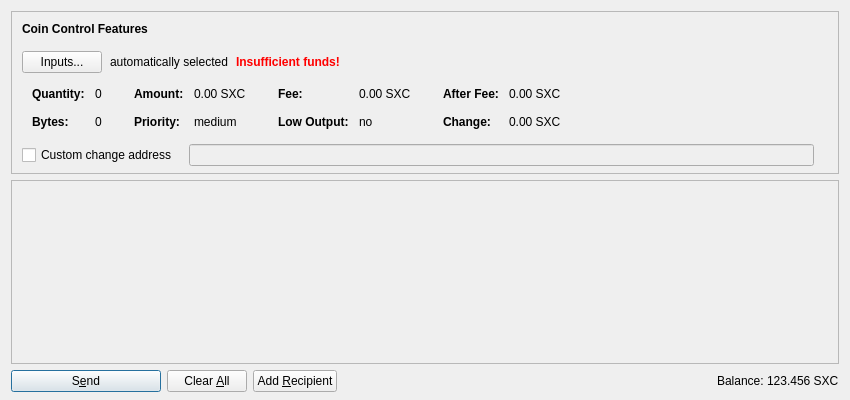
<?xml version="1.0" encoding="UTF-8"?>
<ui version="4.0">
 <class>SendCoinsDialog</class>
 <widget class="QDialog" name="SendCoinsDialog">
  <property name="geometry">
   <rect>
    <x>0</x>
    <y>0</y>
    <width>850</width>
    <height>400</height>
   </rect>
  </property>
  <property name="windowTitle">
   <string>Send Coins</string>
  </property>
  <layout class="QVBoxLayout" name="verticalLayout" stretch="0,1,0">
   <property name="bottomMargin">
    <number>8</number>
   </property>
   <item>
    <widget class="QFrame" name="frameCoinControl">
     <property name="sizePolicy">
      <sizepolicy hsizetype="Expanding" vsizetype="Expanding">
       <horstretch>0</horstretch>
       <verstretch>0</verstretch>
      </sizepolicy>
     </property>
     <property name="maximumSize">
      <size>
       <width>16777215</width>
       <height>16777215</height>
      </size>
     </property>
     <property name="frameShape">
      <enum>QFrame::StyledPanel</enum>
     </property>
     <property name="frameShadow">
      <enum>QFrame::Sunken</enum>
     </property>
     <layout class="QVBoxLayout" name="verticalLayoutCoinControl2">
      <property name="spacing">
       <number>0</number>
      </property>
      <property name="leftMargin">
       <number>0</number>
      </property>
      <property name="topMargin">
       <number>0</number>
      </property>
      <property name="rightMargin">
       <number>0</number>
      </property>
      <property name="bottomMargin">
       <number>6</number>
      </property>
      <item>
       <layout class="QVBoxLayout" name="verticalLayoutCoinControl" stretch="0,0,0,0,1">
        <property name="spacing">
         <number>0</number>
        </property>
        <property name="leftMargin">
         <number>10</number>
        </property>
        <property name="topMargin">
         <number>10</number>
        </property>
        <item>
         <layout class="QHBoxLayout" name="horizontalLayoutCoinControl1">
          <property name="bottomMargin">
           <number>15</number>
          </property>
          <item>
           <widget class="QLabel" name="labelCoinControlFeatures">
            <property name="sizePolicy">
             <sizepolicy hsizetype="Preferred" vsizetype="Maximum">
              <horstretch>0</horstretch>
              <verstretch>0</verstretch>
             </sizepolicy>
            </property>
            <property name="font">
             <font>
              <weight>75</weight>
              <bold>true</bold>
             </font>
            </property>
            <property name="styleSheet">
             <string notr="true">font-weight:bold;</string>
            </property>
            <property name="text">
             <string>Coin Control Features</string>
            </property>
           </widget>
          </item>
         </layout>
        </item>
        <item>
         <layout class="QHBoxLayout" name="horizontalLayoutCoinControl2" stretch="0,0,0,0">
          <property name="spacing">
           <number>8</number>
          </property>
          <property name="bottomMargin">
           <number>10</number>
          </property>
          <item>
           <widget class="QPushButton" name="pushButtonCoinControl">
            <property name="styleSheet">
             <string notr="true"/>
            </property>
            <property name="text">
             <string>Inputs...</string>
            </property>
           </widget>
          </item>
          <item>
           <widget class="QLabel" name="labelCoinControlAutomaticallySelected">
            <property name="text">
             <string>automatically selected</string>
            </property>
            <property name="margin">
             <number>5</number>
            </property>
           </widget>
          </item>
          <item>
           <widget class="QLabel" name="labelCoinControlInsuffFunds">
            <property name="font">
             <font>
              <weight>75</weight>
              <bold>true</bold>
             </font>
            </property>
            <property name="styleSheet">
             <string notr="true">color:red;font-weight:bold;</string>
            </property>
            <property name="text">
             <string>Insufficient funds!</string>
            </property>
            <property name="margin">
             <number>5</number>
            </property>
           </widget>
          </item>
          <item>
           <spacer name="horizontalSpacerCoinControl">
            <property name="orientation">
             <enum>Qt::Horizontal</enum>
            </property>
            <property name="sizeHint" stdset="0">
             <size>
              <width>40</width>
              <height>1</height>
             </size>
            </property>
           </spacer>
          </item>
         </layout>
        </item>
        <item>
         <widget class="QWidget" name="widgetCoinControl" native="true">
          <property name="sizePolicy">
           <sizepolicy hsizetype="Preferred" vsizetype="Preferred">
            <horstretch>0</horstretch>
            <verstretch>0</verstretch>
           </sizepolicy>
          </property>
          <property name="minimumSize">
           <size>
            <width>0</width>
            <height>0</height>
           </size>
          </property>
          <property name="styleSheet">
           <string notr="true"/>
          </property>
          <layout class="QHBoxLayout" name="horizontalLayoutCoinControl5">
           <property name="leftMargin">
            <number>0</number>
           </property>
           <property name="topMargin">
            <number>0</number>
           </property>
           <property name="rightMargin">
            <number>0</number>
           </property>
           <property name="bottomMargin">
            <number>0</number>
           </property>
           <item>
            <layout class="QHBoxLayout" name="horizontalLayoutCoinControl3" stretch="0,0,0,1">
             <property name="spacing">
              <number>20</number>
             </property>
             <property name="topMargin">
              <number>0</number>
             </property>
             <property name="bottomMargin">
              <number>10</number>
             </property>
             <item>
              <layout class="QFormLayout" name="formLayoutCoinControl1">
               <property name="horizontalSpacing">
                <number>10</number>
               </property>
               <property name="verticalSpacing">
                <number>14</number>
               </property>
               <property name="leftMargin">
                <number>10</number>
               </property>
               <property name="topMargin">
                <number>4</number>
               </property>
               <property name="rightMargin">
                <number>6</number>
               </property>
               <item row="0" column="0">
                <widget class="QLabel" name="labelCoinControlQuantityText">
                 <property name="font">
                  <font>
                   <weight>75</weight>
                   <bold>true</bold>
                  </font>
                 </property>
                 <property name="text">
                  <string>Quantity:</string>
                 </property>
                 <property name="margin">
                  <number>0</number>
                 </property>
                </widget>
               </item>
               <item row="0" column="1">
                <widget class="QLabel" name="labelCoinControlQuantity">
                 <property name="cursor">
                  <cursorShape>IBeamCursor</cursorShape>
                 </property>
                 <property name="contextMenuPolicy">
                  <enum>Qt::ActionsContextMenu</enum>
                 </property>
                 <property name="text">
                  <string notr="true">0</string>
                 </property>
                 <property name="margin">
                  <number>0</number>
                 </property>
                 <property name="textInteractionFlags">
                  <set>Qt::LinksAccessibleByMouse|Qt::TextSelectableByKeyboard|Qt::TextSelectableByMouse</set>
                 </property>
                </widget>
               </item>
               <item row="1" column="0">
                <widget class="QLabel" name="labelCoinControlBytesText">
                 <property name="font">
                  <font>
                   <weight>75</weight>
                   <bold>true</bold>
                  </font>
                 </property>
                 <property name="text">
                  <string>Bytes:</string>
                 </property>
                </widget>
               </item>
               <item row="1" column="1">
                <widget class="QLabel" name="labelCoinControlBytes">
                 <property name="cursor">
                  <cursorShape>IBeamCursor</cursorShape>
                 </property>
                 <property name="contextMenuPolicy">
                  <enum>Qt::ActionsContextMenu</enum>
                 </property>
                 <property name="text">
                  <string notr="true">0</string>
                 </property>
                 <property name="textInteractionFlags">
                  <set>Qt::LinksAccessibleByMouse|Qt::TextSelectableByKeyboard|Qt::TextSelectableByMouse</set>
                 </property>
                </widget>
               </item>
              </layout>
             </item>
             <item>
              <layout class="QFormLayout" name="formLayoutCoinControl2">
               <property name="horizontalSpacing">
                <number>10</number>
               </property>
               <property name="verticalSpacing">
                <number>14</number>
               </property>
               <property name="leftMargin">
                <number>6</number>
               </property>
               <property name="topMargin">
                <number>4</number>
               </property>
               <property name="rightMargin">
                <number>6</number>
               </property>
               <item row="0" column="0">
                <widget class="QLabel" name="labelCoinControlAmountText">
                 <property name="font">
                  <font>
                   <weight>75</weight>
                   <bold>true</bold>
                  </font>
                 </property>
                 <property name="text">
                  <string>Amount:</string>
                 </property>
                 <property name="margin">
                  <number>0</number>
                 </property>
                </widget>
               </item>
               <item row="0" column="1">
                <widget class="QLabel" name="labelCoinControlAmount">
                 <property name="cursor">
                  <cursorShape>IBeamCursor</cursorShape>
                 </property>
                 <property name="contextMenuPolicy">
                  <enum>Qt::ActionsContextMenu</enum>
                 </property>
                 <property name="text">
                  <string notr="true">0.00 SXC</string>
                 </property>
                 <property name="textInteractionFlags">
                  <set>Qt::LinksAccessibleByMouse|Qt::TextSelectableByKeyboard|Qt::TextSelectableByMouse</set>
                 </property>
                </widget>
               </item>
               <item row="1" column="0">
                <widget class="QLabel" name="labelCoinControlPriorityText">
                 <property name="font">
                  <font>
                   <weight>75</weight>
                   <bold>true</bold>
                  </font>
                 </property>
                 <property name="text">
                  <string>Priority:</string>
                 </property>
                </widget>
               </item>
               <item row="1" column="1">
                <widget class="QLabel" name="labelCoinControlPriority">
                 <property name="cursor">
                  <cursorShape>IBeamCursor</cursorShape>
                 </property>
                 <property name="contextMenuPolicy">
                  <enum>Qt::ActionsContextMenu</enum>
                 </property>
                 <property name="text">
                  <string notr="true">medium</string>
                 </property>
                 <property name="textInteractionFlags">
                  <set>Qt::LinksAccessibleByMouse|Qt::TextSelectableByKeyboard|Qt::TextSelectableByMouse</set>
                 </property>
                </widget>
               </item>
              </layout>
             </item>
             <item>
              <layout class="QFormLayout" name="formLayoutCoinControl3">
               <property name="horizontalSpacing">
                <number>10</number>
               </property>
               <property name="verticalSpacing">
                <number>14</number>
               </property>
               <property name="leftMargin">
                <number>6</number>
               </property>
               <property name="topMargin">
                <number>4</number>
               </property>
               <property name="rightMargin">
                <number>6</number>
               </property>
               <item row="0" column="0">
                <widget class="QLabel" name="labelCoinControlFeeText">
                 <property name="font">
                  <font>
                   <weight>75</weight>
                   <bold>true</bold>
                  </font>
                 </property>
                 <property name="text">
                  <string>Fee:</string>
                 </property>
                 <property name="margin">
                  <number>0</number>
                 </property>
                </widget>
               </item>
               <item row="0" column="1">
                <widget class="QLabel" name="labelCoinControlFee">
                 <property name="cursor">
                  <cursorShape>IBeamCursor</cursorShape>
                 </property>
                 <property name="contextMenuPolicy">
                  <enum>Qt::ActionsContextMenu</enum>
                 </property>
                 <property name="text">
                  <string notr="true">0.00 SXC</string>
                 </property>
                 <property name="textInteractionFlags">
                  <set>Qt::LinksAccessibleByMouse|Qt::TextSelectableByKeyboard|Qt::TextSelectableByMouse</set>
                 </property>
                </widget>
               </item>
               <item row="1" column="0">
                <widget class="QLabel" name="labelCoinControlLowOutputText">
                 <property name="font">
                  <font>
                   <weight>75</weight>
                   <bold>true</bold>
                  </font>
                 </property>
                 <property name="text">
                  <string>Low Output:</string>
                 </property>
                </widget>
               </item>
               <item row="1" column="1">
                <widget class="QLabel" name="labelCoinControlLowOutput">
                 <property name="cursor">
                  <cursorShape>IBeamCursor</cursorShape>
                 </property>
                 <property name="contextMenuPolicy">
                  <enum>Qt::ActionsContextMenu</enum>
                 </property>
                 <property name="text">
                  <string notr="true">no</string>
                 </property>
                 <property name="textInteractionFlags">
                  <set>Qt::LinksAccessibleByMouse|Qt::TextSelectableByKeyboard|Qt::TextSelectableByMouse</set>
                 </property>
                </widget>
               </item>
              </layout>
             </item>
             <item>
              <layout class="QFormLayout" name="formLayoutCoinControl4">
               <property name="horizontalSpacing">
                <number>10</number>
               </property>
               <property name="verticalSpacing">
                <number>14</number>
               </property>
               <property name="leftMargin">
                <number>6</number>
               </property>
               <property name="topMargin">
                <number>4</number>
               </property>
               <property name="rightMargin">
                <number>6</number>
               </property>
               <item row="0" column="0">
                <widget class="QLabel" name="labelCoinControlAfterFeeText">
                 <property name="font">
                  <font>
                   <weight>75</weight>
                   <bold>true</bold>
                  </font>
                 </property>
                 <property name="text">
                  <string>After Fee:</string>
                 </property>
                 <property name="margin">
                  <number>0</number>
                 </property>
                </widget>
               </item>
               <item row="0" column="1">
                <widget class="QLabel" name="labelCoinControlAfterFee">
                 <property name="cursor">
                  <cursorShape>IBeamCursor</cursorShape>
                 </property>
                 <property name="contextMenuPolicy">
                  <enum>Qt::ActionsContextMenu</enum>
                 </property>
                 <property name="text">
                  <string notr="true">0.00 SXC</string>
                 </property>
                 <property name="textInteractionFlags">
                  <set>Qt::LinksAccessibleByMouse|Qt::TextSelectableByKeyboard|Qt::TextSelectableByMouse</set>
                 </property>
                </widget>
               </item>
               <item row="1" column="0">
                <widget class="QLabel" name="labelCoinControlChangeText">
                 <property name="font">
                  <font>
                   <weight>75</weight>
                   <bold>true</bold>
                  </font>
                 </property>
                 <property name="text">
                  <string>Change:</string>
                 </property>
                </widget>
               </item>
               <item row="1" column="1">
                <widget class="QLabel" name="labelCoinControlChange">
                 <property name="cursor">
                  <cursorShape>IBeamCursor</cursorShape>
                 </property>
                 <property name="contextMenuPolicy">
                  <enum>Qt::ActionsContextMenu</enum>
                 </property>
                 <property name="text">
                  <string notr="true">0.00 SXC</string>
                 </property>
                 <property name="textInteractionFlags">
                  <set>Qt::LinksAccessibleByMouse|Qt::TextSelectableByKeyboard|Qt::TextSelectableByMouse</set>
                 </property>
                </widget>
               </item>
              </layout>
             </item>
            </layout>
           </item>
          </layout>
         </widget>
        </item>
        <item>
         <layout class="QHBoxLayout" name="horizontalLayoutCoinControl4" stretch="0,0,0">
          <property name="spacing">
           <number>12</number>
          </property>
          <property name="sizeConstraint">
           <enum>QLayout::SetDefaultConstraint</enum>
          </property>
          <property name="topMargin">
           <number>5</number>
          </property>
          <property name="rightMargin">
           <number>5</number>
          </property>
          <item>
           <widget class="QCheckBox" name="checkBoxCoinControlChange">
            <property name="toolTip">
             <string>If this is activated, but the change address is empty or invalid, change will be sent to a newly generated address.</string>
            </property>
            <property name="text">
             <string>Custom change address</string>
            </property>
           </widget>
          </item>
          <item>
           <widget class="QValidatedLineEdit" name="lineEditCoinControlChange">
            <property name="enabled">
             <bool>false</bool>
            </property>
            <property name="sizePolicy">
             <sizepolicy hsizetype="Expanding" vsizetype="Fixed">
              <horstretch>0</horstretch>
              <verstretch>0</verstretch>
             </sizepolicy>
            </property>
           </widget>
          </item>
          <item>
           <widget class="QLabel" name="labelCoinControlChangeLabel">
            <property name="sizePolicy">
             <sizepolicy hsizetype="Preferred" vsizetype="Expanding">
              <horstretch>0</horstretch>
              <verstretch>0</verstretch>
             </sizepolicy>
            </property>
            <property name="minimumSize">
             <size>
              <width>0</width>
              <height>0</height>
             </size>
            </property>
            <property name="text">
             <string/>
            </property>
            <property name="margin">
             <number>3</number>
            </property>
           </widget>
          </item>
         </layout>
        </item>
        <item>
         <spacer name="verticalSpacerCoinControl">
          <property name="orientation">
           <enum>Qt::Vertical</enum>
          </property>
          <property name="sizeHint" stdset="0">
           <size>
            <width>800</width>
            <height>1</height>
           </size>
          </property>
         </spacer>
        </item>
       </layout>
      </item>
     </layout>
    </widget>
   </item>
   <item>
    <widget class="QScrollArea" name="scrollArea">
     <property name="widgetResizable">
      <bool>true</bool>
     </property>
     <widget class="QWidget" name="scrollAreaWidgetContents">
      <property name="geometry">
       <rect>
        <x>0</x>
        <y>0</y>
        <width>830</width>
        <height>178</height>
       </rect>
      </property>
      <layout class="QVBoxLayout" name="verticalLayout_2" stretch="0,1">
       <property name="leftMargin">
        <number>0</number>
       </property>
       <property name="topMargin">
        <number>0</number>
       </property>
       <property name="rightMargin">
        <number>0</number>
       </property>
       <property name="bottomMargin">
        <number>0</number>
       </property>
       <item>
        <layout class="QVBoxLayout" name="entries">
         <property name="spacing">
          <number>6</number>
         </property>
        </layout>
       </item>
       <item>
        <spacer name="verticalSpacer">
         <property name="orientation">
          <enum>Qt::Vertical</enum>
         </property>
         <property name="sizeHint" stdset="0">
          <size>
           <width>20</width>
           <height>40</height>
          </size>
         </property>
        </spacer>
       </item>
      </layout>
     </widget>
    </widget>
   </item>
   <item>
    <layout class="QHBoxLayout" name="horizontalLayout">
     <item>
      <widget class="QPushButton" name="sendButton">
       <property name="minimumSize">
        <size>
         <width>150</width>
         <height>0</height>
        </size>
       </property>
       <property name="toolTip">
        <string>Confirm the send action</string>
       </property>
       <property name="text">
        <string>S&amp;end</string>
       </property>
       <property name="icon">
        <iconset resource="../bitcoin.qrc">
         <normaloff>:/icons/send</normaloff>:/icons/send</iconset>
       </property>
       <property name="default">
        <bool>true</bool>
       </property>
      </widget>
     </item>
     <item>
      <widget class="QPushButton" name="clearButton">
       <property name="sizePolicy">
        <sizepolicy hsizetype="Minimum" vsizetype="Fixed">
         <horstretch>0</horstretch>
         <verstretch>0</verstretch>
        </sizepolicy>
       </property>
       <property name="toolTip">
        <string>Clear all fields of the form.</string>
       </property>
       <property name="text">
        <string>Clear &amp;All</string>
       </property>
       <property name="icon">
        <iconset resource="../bitcoin.qrc">
         <normaloff>:/icons/remove</normaloff>:/icons/remove</iconset>
       </property>
       <property name="autoRepeatDelay">
        <number>300</number>
       </property>
       <property name="autoDefault">
        <bool>false</bool>
       </property>
      </widget>
     </item>
     <item>
      <widget class="QPushButton" name="addButton">
       <property name="toolTip">
        <string>Send to multiple recipients at once</string>
       </property>
       <property name="text">
        <string>Add &amp;Recipient</string>
       </property>
       <property name="icon">
        <iconset resource="../bitcoin.qrc">
         <normaloff>:/icons/add</normaloff>:/icons/add</iconset>
       </property>
       <property name="autoDefault">
        <bool>false</bool>
       </property>
      </widget>
     </item>
     <item>
      <spacer name="horizontalSpacer">
       <property name="orientation">
        <enum>Qt::Horizontal</enum>
       </property>
       <property name="sizeHint" stdset="0">
        <size>
         <width>40</width>
         <height>20</height>
        </size>
       </property>
      </spacer>
     </item>
     <item>
      <layout class="QHBoxLayout" name="horizontalLayout_2">
       <property name="spacing">
        <number>3</number>
       </property>
       <item>
        <widget class="QLabel" name="label">
         <property name="sizePolicy">
          <sizepolicy hsizetype="Preferred" vsizetype="Fixed">
           <horstretch>0</horstretch>
           <verstretch>0</verstretch>
          </sizepolicy>
         </property>
         <property name="text">
          <string>Balance:</string>
         </property>
        </widget>
       </item>
       <item>
        <widget class="QLabel" name="labelBalance">
         <property name="sizePolicy">
          <sizepolicy hsizetype="Preferred" vsizetype="Fixed">
           <horstretch>0</horstretch>
           <verstretch>0</verstretch>
          </sizepolicy>
         </property>
         <property name="cursor">
          <cursorShape>IBeamCursor</cursorShape>
         </property>
         <property name="text">
          <string notr="true">123.456 SXC</string>
         </property>
         <property name="textInteractionFlags">
          <set>Qt::LinksAccessibleByMouse|Qt::TextSelectableByKeyboard|Qt::TextSelectableByMouse</set>
         </property>
        </widget>
       </item>
      </layout>
     </item>
    </layout>
   </item>
  </layout>
 </widget>
 <customwidgets>
  <customwidget>
   <class>QValidatedLineEdit</class>
   <extends>QLineEdit</extends>
   <header>qvalidatedlineedit.h</header>
  </customwidget>
 </customwidgets>
 <resources>
  <include location="../bitcoin.qrc"/>
 </resources>
 <connections/>
</ui>
